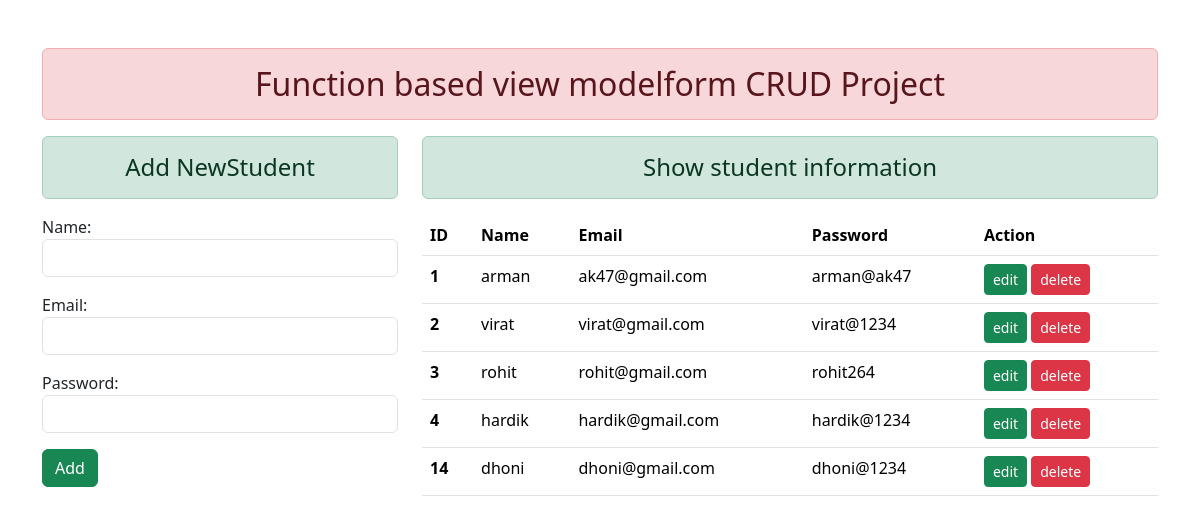
The page / on the database its author committed.
### enroll/models.py (models this page shows, shortened)
class User(models.Model):
    name=models.CharField(max_length=100)
    email=models.EmailField(max_length=100)
    password=models.CharField(max_length=50)

### enroll/views.py (the view)
# urls.py: path("",views.addshow,name="addandshow"),
def addshow(request):
    if request.method == "POST":
        fm=StudentRegistration(request.POST)
        if fm.is_valid():
            nm=fm.cleaned_data["name"]
            em=fm.cleaned_data["email"]
            pw=fm.cleaned_data["password"]
            reg=User(name=nm,email=em,password=pw)
            reg.save()
            fm=StudentRegistration()
    else:
        fm=StudentRegistration()
    stud=User.objects.all()
    return render(request, "addandshow.html",{"form":fm,"stud":stud})

### enroll/forms.py
class StudentRegistration(forms.ModelForm):
    class Meta:
        model=User
        fields=["name","email","password"]
        widgets={
            "name":forms.TextInput(attrs={"class":"form-control" }),
            "email":forms.EmailInput(attrs={"class":"form-control" }),
            "password":forms.PasswordInput(render_value=True , attrs={"class":"form-control" }),
        }

### enroll/templates/addandshow.html (shortened to what this page needs)
{% extends "layout.html" %}
{% block content %}
<div class="row">
    <div class="col-sm-4 " >
        <h4 class="text-center alert alert-success">Add NewStudent</h4>
        <form action="" method="post">
        {{form.as_p}}
        <input type="submit" class="btn btn-success" value="Add">
        </form>
    </div>
    <div class="col-sm-8 ">
        <h4 class="text-center alert alert-success">Show student information</h4>
        {% if stud %}
            <table class="table">
                <thead>
                <tr>
                    <th scope="col">ID</th>
                    <th scope="col">Name</th>
                    <th scope="col">Email</th>
                    <th scope="col">Password</th>
                    <th scope="col">Action</th>
                </tr>
                </thead>
                <tbody>
                {% for student in stud%}
                    <tr>
                        <th scope="row">{{student.id}}</th>
                        <td>{{student.name}}</td>
                        <td>{{student.email}}</td>
                        <td>{{student.password}}</td>
                        <td>
                            <a href="{% url "update" student.id %}" class="btn btn-success btn-sm">edit</a>
                            <form action="{% url "delete" student.id %}" method="post" class="d-inline ">
                                <input type="submit" class="btn btn-danger btn-sm" value="delete">
                            </form>
                        </td>
                    </tr>
                {% endfor %}
                </tbody>
            </table>
        {% else %}
            <h4 class="text-center alert alert-warning"> No Student Data </h4>
        {% endif %}
    </div>
</div>
{% endblock %}

### enroll/templates/layout.html (shortened to what this page needs)
{% load static %}
<!DOCTYPE html>
<html lang="en">
<head>
    <link rel="stylesheet" href="{% static "enroll/css/bootstrap.min.css" %}">
</head>
<body>
    <div class="container mt-5">
        <h2 class="text-center alert alert-danger">Function based view modelform CRUD Project</h2>
    {% block content  %}
    {% endblock %}
    </div>
</body>
</html>

### rows shown on the page
User: id "1", name "arman", email "ak47@gmail.com", password "arman@ak47"
User: id "2", name "virat", email "virat@gmail.com", password "virat@1234"
User: id "3", name "rohit", email "rohit@gmail.com", password "rohit264"
User: id "4", name "hardik", email "hardik@gmail.com", password "hardik@1234"
User: id "14", name "dhoni", email "dhoni@gmail.com", password "dhoni@1234"
